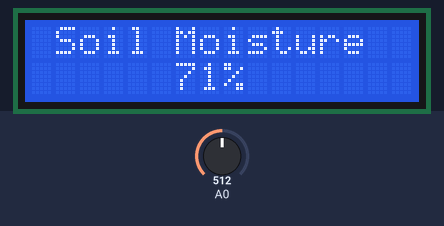
Simulated run of this sketch. Board: Arduino Uno, built with avr-gcc and run on an emulated ATmega328P. Parts: 16×2 character LCD. Inputs (shaded band) come from the test bench; at power-on: A0 = 512. What the sketch prints to the serial monitor is not drawn.

Above: at 1.2 s.
1.3 s: A0 set to 716
At 2.7 s:
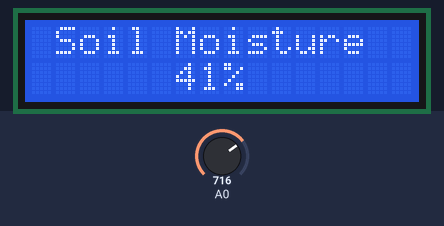
3.0 s: A0 set to 900
At 4.2 s:
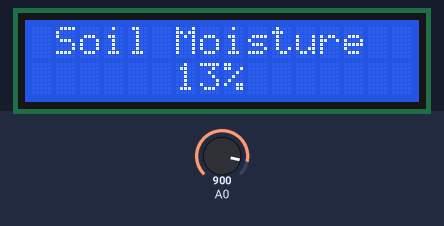
4.5 s: A0 set to 1023
At 5.5 s:
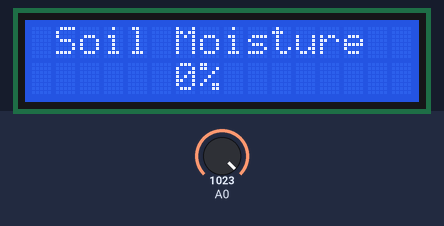
Timing chart, 0 to 7.5 s (numbered marks = the images above; inputs shaded):
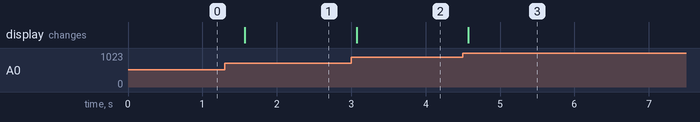

The sketch:

soil_moisture_measurement.ino
```cpp
#include <LiquidCrystal.h>
const int rs = 7, en = 6, d4 = 5, d5 = 4, d6 = 3, d7 = 2;
LiquidCrystal lcd(rs, en, d4, d5, d6, d7);
int j=0;
int prev=0;
int pres=0;
void setup()
{
  lcd.begin(16, 2);
  lcd.setCursor(0,0);
  lcd.print(" Soil Moisture  ");
  Serial.begin(9600);
}

void loop()
{
  j=analogRead(A0);
  j=map(j,0,982,148,0);
  pres=j;
  if(j>100)
  j=100;
  else if(j<0)
  j=0;
  lcd.setCursor(6,1);
  lcd.print(j);
  lcd.print("%  ");
  Serial.println(j);

  prev=j;
  delay(500);

}
```

Measured:
- after the input at 1.3 s, the display: changes after 0.27 s (image 1)
- after the input at 3.0 s, the display: changes after 0.07 s (image 2)
- after the input at 4.5 s, the display: changes after 0.08 s (image 3)
